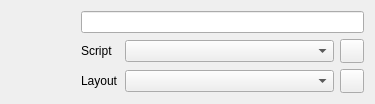
<?xml version="1.0" encoding="UTF-8"?>
<ui version="4.0">
 <class>CSceneNodeModelWidget</class>
 <widget class="QWidget" name="CSceneNodeModelWidget">
  <property name="geometry">
   <rect>
    <x>0</x>
    <y>0</y>
    <width>375</width>
    <height>98</height>
   </rect>
  </property>
  <property name="windowTitle">
   <string>Form</string>
  </property>
  <layout class="QGridLayout" name="gridLayout">
   <item row="1" column="1">
    <widget class="QLabel" name="label">
     <property name="sizePolicy">
      <sizepolicy hsizetype="Fixed" vsizetype="Preferred">
       <horstretch>0</horstretch>
       <verstretch>0</verstretch>
      </sizepolicy>
     </property>
     <property name="text">
      <string>Script</string>
     </property>
    </widget>
   </item>
   <item row="2" column="2">
    <widget class="QComboBox" name="pLayoutComboBox"/>
   </item>
   <item row="1" column="2">
    <widget class="QComboBox" name="pScriptComboBox"/>
   </item>
   <item row="2" column="3">
    <widget class="QPushButton" name="AddLayoutFile">
     <property name="sizePolicy">
      <sizepolicy hsizetype="Fixed" vsizetype="Fixed">
       <horstretch>0</horstretch>
       <verstretch>0</verstretch>
      </sizepolicy>
     </property>
     <property name="minimumSize">
      <size>
       <width>24</width>
       <height>24</height>
      </size>
     </property>
     <property name="maximumSize">
      <size>
       <width>24</width>
       <height>24</height>
      </size>
     </property>
     <property name="toolTip">
      <string>Add new layout file</string>
     </property>
     <property name="text">
      <string/>
     </property>
    </widget>
   </item>
   <item row="2" column="1">
    <widget class="QLabel" name="label_2">
     <property name="sizePolicy">
      <sizepolicy hsizetype="Fixed" vsizetype="Preferred">
       <horstretch>0</horstretch>
       <verstretch>0</verstretch>
      </sizepolicy>
     </property>
     <property name="text">
      <string>Layout</string>
     </property>
    </widget>
   </item>
   <item row="1" column="3">
    <widget class="QPushButton" name="AddScriptFile">
     <property name="sizePolicy">
      <sizepolicy hsizetype="Fixed" vsizetype="Fixed">
       <horstretch>0</horstretch>
       <verstretch>0</verstretch>
      </sizepolicy>
     </property>
     <property name="minimumSize">
      <size>
       <width>24</width>
       <height>24</height>
      </size>
     </property>
     <property name="maximumSize">
      <size>
       <width>24</width>
       <height>24</height>
      </size>
     </property>
     <property name="toolTip">
      <string>Add new script file</string>
     </property>
     <property name="text">
      <string/>
     </property>
    </widget>
   </item>
   <item row="0" column="1" colspan="3">
    <widget class="QLineEdit" name="pSceneNameLineEdit">
     <property name="alignment">
      <set>Qt::AlignCenter</set>
     </property>
    </widget>
   </item>
   <item row="0" column="0" rowspan="3">
    <widget class="CSelectableResourceLabel" name="FileIcon" native="true">
     <property name="sizePolicy">
      <sizepolicy hsizetype="Fixed" vsizetype="Fixed">
       <horstretch>0</horstretch>
       <verstretch>0</verstretch>
      </sizepolicy>
     </property>
     <property name="minimumSize">
      <size>
       <width>64</width>
       <height>64</height>
      </size>
     </property>
     <property name="maximumSize">
      <size>
       <width>64</width>
       <height>64</height>
      </size>
     </property>
     <property name="toolTip">
      <string>Add scene title card</string>
     </property>
    </widget>
   </item>
  </layout>
 </widget>
 <customwidgets>
  <customwidget>
   <class>CSelectableResourceLabel</class>
   <extends>QWidget</extends>
   <header>Widgets/Editor/SelectableResourceLabel.h</header>
   <container>1</container>
  </customwidget>
 </customwidgets>
 <resources/>
 <connections/>
</ui>
